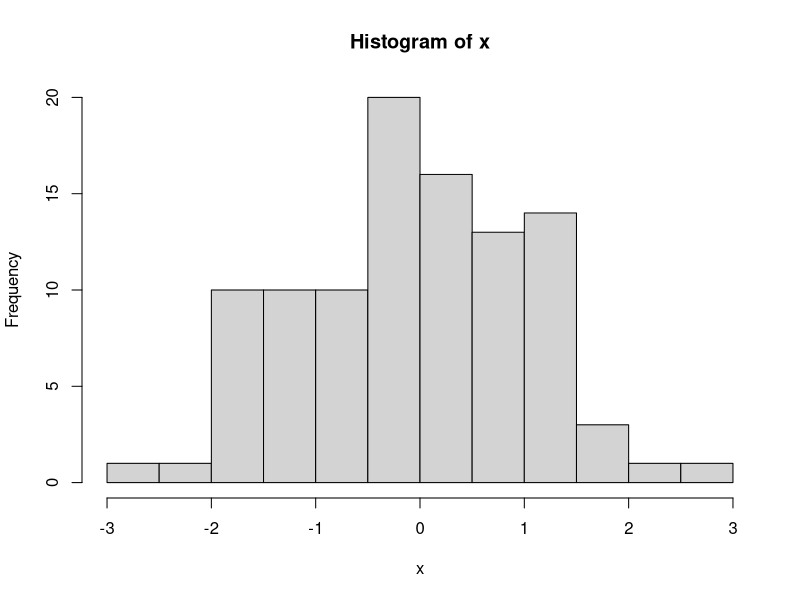

Reproduce this figure in R.
## ---- chunk 1
knitr::opts_chunk$set(echo = TRUE)
## ---- chunk 2
x <- rnorm(100)
hist(x)
